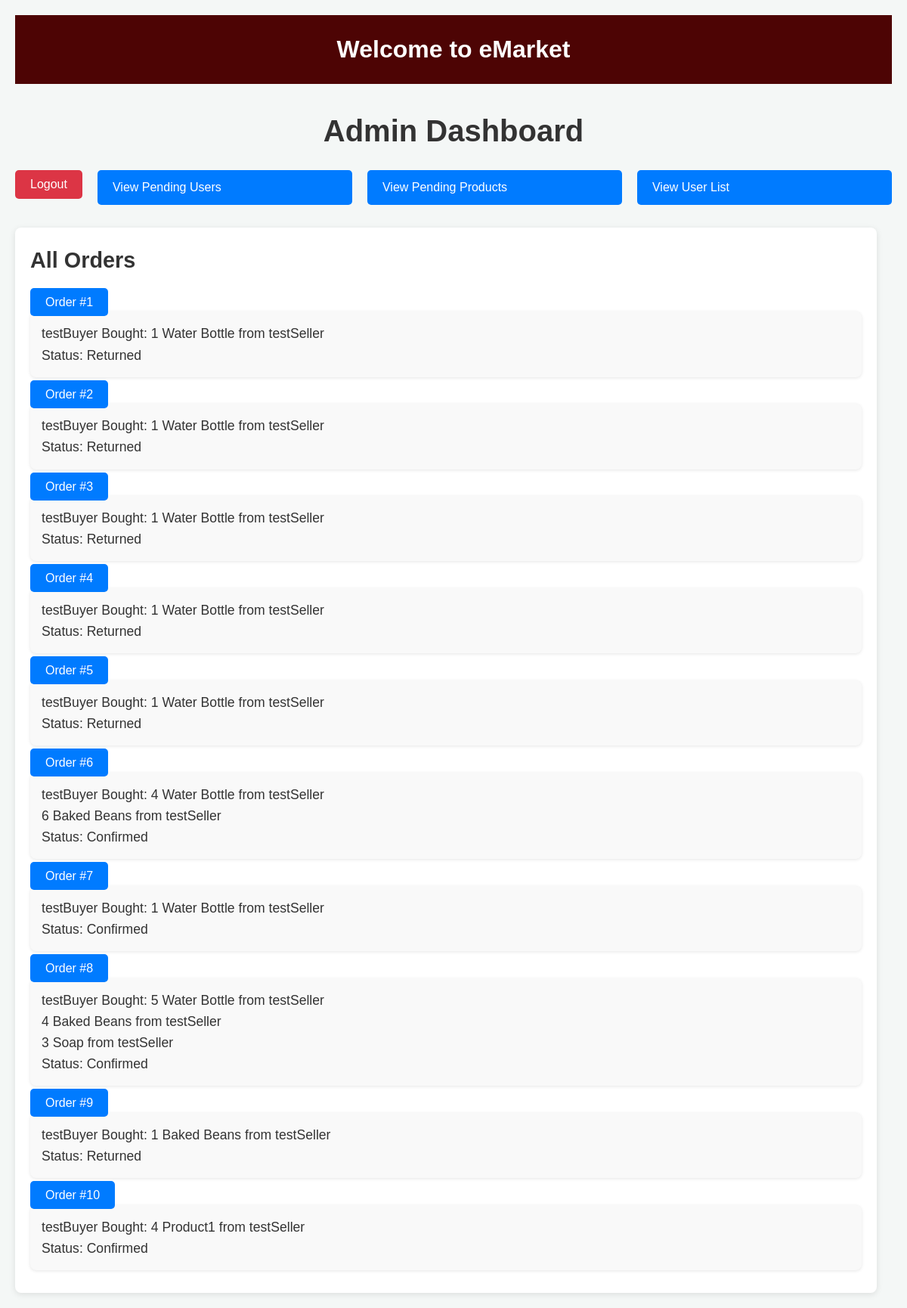
/admin_dashboard/ (signed in), run on an earlier commit of the app's database.
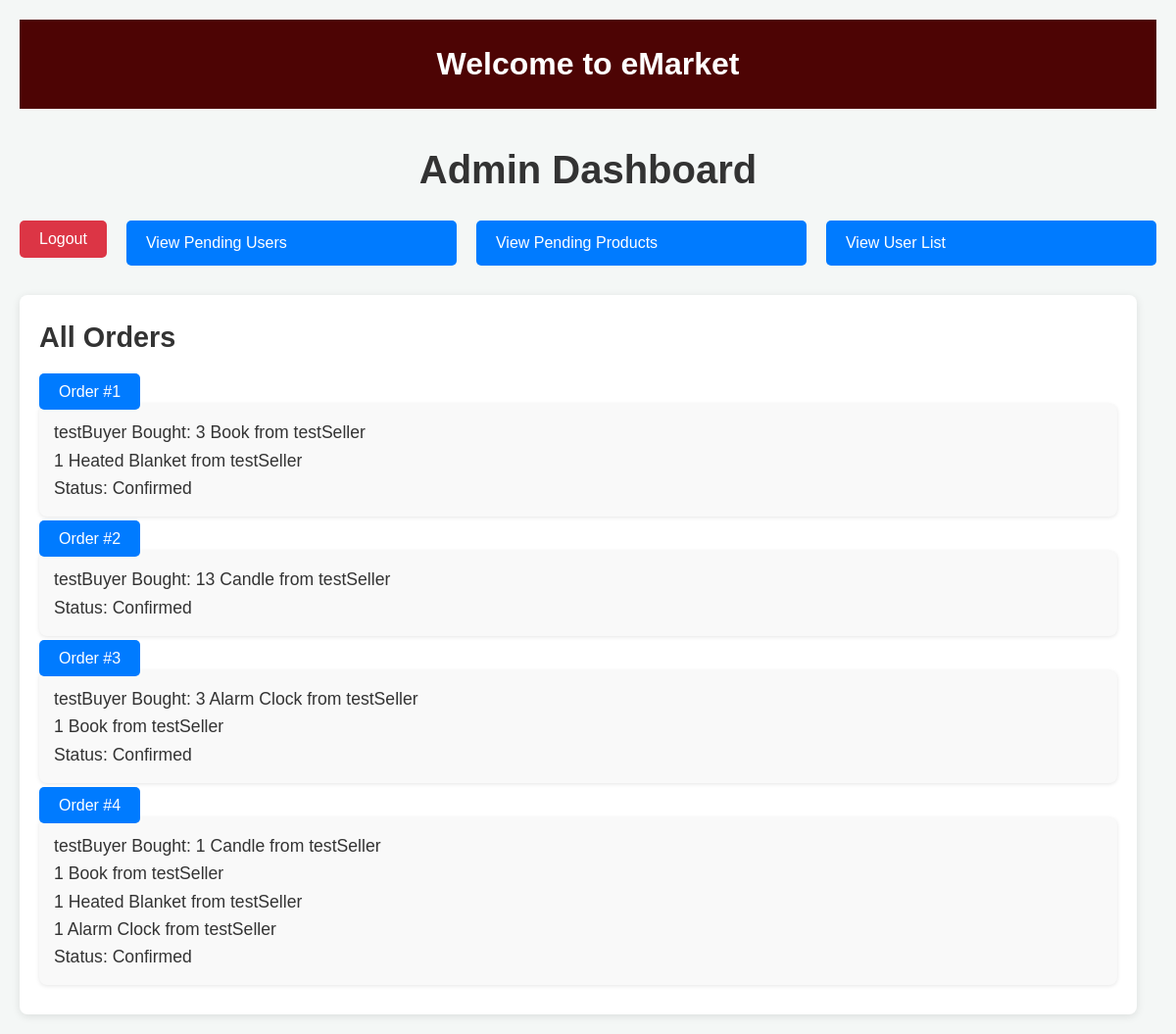
And on a later commit of the database.
### app/models.py (models this page shows, shortened)
class Order(models.Model):
    user = models.ForeignKey(User, on_delete=models.CASCADE)
    user_order_id = models.PositiveIntegerField(default=1)
    cart = models.OneToOneField(Cart, on_delete=models.SET_NULL, null=True)
    cart_products = models.JSONField(null=True)
    quantity = models.PositiveIntegerField(default=1)
    total = models.DecimalField(max_digits=10, decimal_places=2, default=0) # type: ignore
    status = models.CharField(max_length = 50, default='Pending')
    date_created = models.DateTimeField(null=True,auto_now_add=True)

class User(AbstractUser):
    USER_TYPE_CHOICES = (
        ('admin', 'Admin'),
        ('buyer', 'Buyer'),
        ('seller', 'Seller'),
    )
    user_type = models.CharField(max_length=10, choices=USER_TYPE_CHOICES)
    pending = models.BooleanField(default=True)

### app/views.py (the view)
# urls.py: path('admin_dashboard/', views.admin_dashboard, name='admin_dashboard'),
@login_required
def admin_dashboard(request):
    orders = []
    all_orders = Order.objects.all()
    for order in all_orders:
        orders.append(order)
    return render(request, 'app/admin_dashboard.html', {'orders' : orders})

### app/templates/app/admin_dashboard.html (shortened to what this page needs)
<!DOCTYPE html>
<html lang="en">
<head>
    {% load static %}
    <link rel="stylesheet" href="{% static 'app/admin_dashboard.css' %}">
</head>
<body>
    <header>
        <h1 class="header-title">Welcome to eMarket</h1>
    </header>
    <h1 class="dashboard-title">Admin Dashboard</h1>
    <nav class="navbar">
        <form method="POST" action="{% url 'logout' %}" class="logout-form">
            <button type="submit" class="button">Logout</button>
        </form>
        <a href="{% url 'user_list' %}" class="button">View Pending Users</a>
        <a href="{% url 'admin_product_list' %}" class="button">View Pending Products</a>
        <a href="{% url 'user_deletion' %}" class="button">View User List</a>
    </nav>
    <div class="dashboard">
        <h2 class="orders-title">All Orders</h2>
        <ul class="order-list">
            {% for order in orders %}
                <a href="{% url 'order_detail' order.id %}" class="button">Order #{{ order.user_order_id }} </a> <br>
                <li class="order-item">
                    {{ order.user }} Bought:
                    {% for product_id, product_details in order.cart_products.items %}
                        {{ product_details.quantity }} {{ product_details.name }} from {{ product_details.seller }} <br>
                    {% endfor %}
                    Status: {{order.status}}</li>
            {% endfor %}
        </ul>
    </div>
</body>
</html>

What changed in the data, as far as the page shows it:
removed Order: user_order_id "1", user "testBuyer", quantity "1", name "Water Bottle", seller "testSeller", status "Returned"
removed Order: user_order_id "2", user "testBuyer", quantity "1", name "Water Bottle", seller "testSeller", status "Returned"
removed Order: user_order_id "3", user "testBuyer", quantity "1", name "Water Bottle", seller "testSeller", status "Returned"
removed Order: user_order_id "4", user "testBuyer", quantity "1", name "Water Bottle", seller "testSeller", status "Returned"
removed Order: user_order_id "5", user "testBuyer", quantity "1", name "Water Bottle", seller "testSeller", status "Returned"
removed Order: user_order_id "6", user "testBuyer", quantity "4" "6", name "Water Bottle" "Baked Beans", seller "testSeller" "testSeller", status "Confirmed"
removed Order: user_order_id "7", user "testBuyer", quantity "1", name "Water Bottle", seller "testSeller", status "Confirmed"
removed Order: user_order_id "8", user "testBuyer", quantity "5" "4" "3", name "Water Bottle" "Baked Beans" "Soap", seller "testSeller" "testSeller" "testSeller", status "Confirmed"
removed Order: user_order_id "9", user "testBuyer", quantity "1", name "Baked Beans", seller "testSeller", status "Returned"
removed Order: user_order_id "10", user "testBuyer", quantity "4", name "Product1", seller "testSeller", status "Confirmed"
added Order: user_order_id "1", user "testBuyer", quantity "3" "1", name "Book" "Heated Blanket", seller "testSeller" "testSeller", status "Confirmed"
added Order: user_order_id "2", user "testBuyer", quantity "13", name "Candle", seller "testSeller", status "Confirmed"
added Order: user_order_id "3", user "testBuyer", quantity "3" "1", name "Alarm Clock" "Book", seller "testSeller" "testSeller", status "Confirmed"
added Order: user_order_id "4", user "testBuyer", quantity "1" "1" "1" "1", name "Candle" "Book" "Heated Blanket" "Alarm Clock", seller "testSeller" "testSeller" "testSeller" "testSeller", status "Confirmed"
